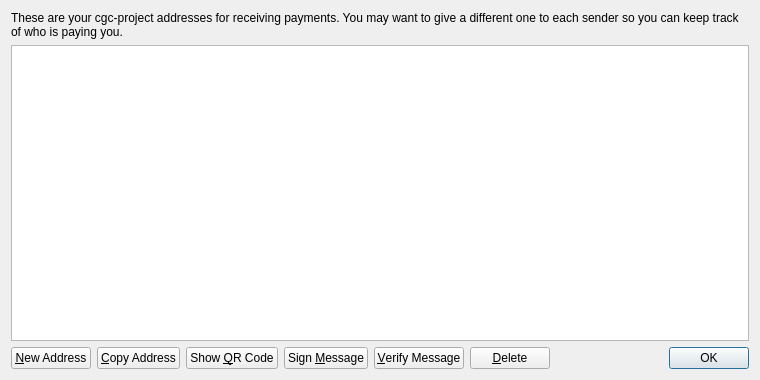
<?xml version="1.0" encoding="UTF-8"?>
<ui version="4.0">
 <class>AddressBookPage</class>
 <widget class="QWidget" name="AddressBookPage">
  <property name="geometry">
   <rect>
    <x>0</x>
    <y>0</y>
    <width>760</width>
    <height>380</height>
   </rect>
  </property>
  <property name="windowTitle">
   <string>Address Book</string>
  </property>
  <layout class="QVBoxLayout" name="verticalLayout">
   <item>
    <widget class="QLabel" name="labelExplanation">
     <property name="text">
      <string>These are your cgc-project addresses for receiving payments. You may want to give a different one to each sender so you can keep track of who is paying you.</string>
     </property>
     <property name="textFormat">
      <enum>Qt::PlainText</enum>
     </property>
     <property name="wordWrap">
      <bool>true</bool>
     </property>
    </widget>
   </item>
   <item>
    <widget class="QTableView" name="tableView">
     <property name="contextMenuPolicy">
      <enum>Qt::CustomContextMenu</enum>
     </property>
     <property name="toolTip">
      <string>Double-click to edit address or label</string>
     </property>
     <property name="tabKeyNavigation">
      <bool>false</bool>
     </property>
     <property name="alternatingRowColors">
      <bool>true</bool>
     </property>
     <property name="selectionMode">
      <enum>QAbstractItemView::SingleSelection</enum>
     </property>
     <property name="selectionBehavior">
      <enum>QAbstractItemView::SelectRows</enum>
     </property>
     <property name="sortingEnabled">
      <bool>true</bool>
     </property>
     <attribute name="verticalHeaderVisible">
      <bool>false</bool>
     </attribute>
    </widget>
   </item>
   <item>
    <layout class="QHBoxLayout" name="horizontalLayout">
     <item>
      <widget class="QPushButton" name="newAddressButton">
       <property name="toolTip">
        <string>Create a new address</string>
       </property>
       <property name="text">
        <string>&amp;New Address</string>
       </property>
       <property name="icon">
        <iconset resource="../bitcoin.qrc">
         <normaloff>:/icons/add</normaloff>:/icons/add</iconset>
       </property>
      </widget>
     </item>
     <item>
      <widget class="QPushButton" name="copyToClipboard">
       <property name="toolTip">
        <string>Copy the currently selected address to the system clipboard</string>
       </property>
       <property name="text">
        <string>&amp;Copy Address</string>
       </property>
       <property name="icon">
        <iconset resource="../bitcoin.qrc">
         <normaloff>:/icons/editcopy</normaloff>:/icons/editcopy</iconset>
       </property>
      </widget>
     </item>
     <item>
      <widget class="QPushButton" name="showQRCode">
       <property name="text">
        <string>Show &amp;QR Code</string>
       </property>
       <property name="icon">
        <iconset resource="../bitcoin.qrc">
         <normaloff>:/icons/qrcode</normaloff>:/icons/qrcode</iconset>
       </property>
      </widget>
     </item>
     <item>
      <widget class="QPushButton" name="signMessage">
       <property name="toolTip">
        <string>Sign a message to prove you own a cgc-project address</string>
       </property>
       <property name="text">
        <string>Sign &amp;Message</string>
       </property>
       <property name="icon">
        <iconset resource="../bitcoin.qrc">
         <normaloff>:/icons/edit</normaloff>:/icons/edit</iconset>
       </property>
      </widget>
     </item>
     <item>
      <widget class="QPushButton" name="verifyMessage">
       <property name="toolTip">
        <string>Verify a message to ensure it was signed with a specified cgc-project address</string>
       </property>
       <property name="text">
        <string>&amp;Verify Message</string>
       </property>
       <property name="icon">
        <iconset resource="../bitcoin.qrc">
         <normaloff>:/icons/transaction_0</normaloff>:/icons/transaction_0</iconset>
       </property>
      </widget>
     </item>
     <item>
      <widget class="QPushButton" name="deleteButton">
       <property name="toolTip">
        <string>Delete the currently selected address from the list</string>
       </property>
       <property name="text">
        <string>&amp;Delete</string>
       </property>
       <property name="icon">
        <iconset resource="../bitcoin.qrc">
         <normaloff>:/icons/remove</normaloff>:/icons/remove</iconset>
       </property>
      </widget>
     </item>
     <item>
      <spacer name="horizontalSpacer">
       <property name="orientation">
        <enum>Qt::Horizontal</enum>
       </property>
       <property name="sizeHint" stdset="0">
        <size>
         <width>40</width>
         <height>20</height>
        </size>
       </property>
      </spacer>
     </item>
     <item>
      <widget class="QDialogButtonBox" name="buttonBox">
       <property name="sizePolicy">
        <sizepolicy hsizetype="Maximum" vsizetype="Fixed">
         <horstretch>0</horstretch>
         <verstretch>0</verstretch>
        </sizepolicy>
       </property>
       <property name="standardButtons">
        <set>QDialogButtonBox::Ok</set>
       </property>
      </widget>
     </item>
    </layout>
   </item>
  </layout>
 </widget>
 <resources>
  <include location="../bitcoin.qrc"/>
 </resources>
 <connections/>
</ui>
